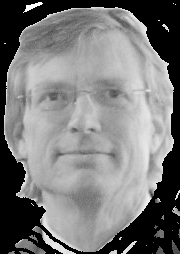
%> input picture robot.png, 180 x 254 px
$ octave motion_model_test.m   (GNU Octave 9; MATLAB toolbox functions it lacks are replaced by stand-ins)
%> lines starting %> are read from the running program, lines starting %| are printed output that depends on the picture
### src/map/plot_map.m
function [ ] = plot_map( map, varargin )
%PLOT_MAP Plots the map defined by map
%   map map to plot
%   varargin can be used to change the plot

walls = size(map.walls, 1);

% make the plot nice
axis('equal');
axis('manual');
axis(map.limits);

% plot all the walls, one by one
hold on
for i=1:walls
    line([map.walls(i,1); map.walls(i,3)], [map.walls(i,2); map.walls(i,4)], varargin{:});
end
hold off

### src/robot/init_robot.m
function [ robot ] = init_robot( sampling_interval, sensor_num, max_range, measurement_variance, control_variance)
%INIT_ROBOT Initializes the robot and its sensors

if nargin < 4
    measurement_variance = 0;
    control_variance = diag([0 0]);
end

robot.sampling_interval = sampling_interval;
robot.max_range = max_range;
robot.measurement_variance = measurement_variance;
robot.control_variance = control_variance;

robot.sensors = [];
angles = linspace(0,2*pi,sensor_num + 1);
for i=1:sensor_num
    robot.sensors = [ robot.sensors; max_range.*[cos(angles(i)) sin(angles(i))] ];
end

### src/robot/observation_model.m
function [ observations ] = observation_model( robot, map, particles)
%OBSERVATION_MODEL Generates no noisy measurement vectors from particles
%   robot the robot to generates the measurement for
%   map the map to generates the measurement for
%   particles Mx3 matrix repreesnting particles to generate measurement for

sensor_num = size(robot.sensors,1);
observations = zeros(size(particles,1), sensor_num);

% convert map to lines
walls = [];

d = zeros(size(particles,1), sensor_num, size(map.walls,1));

normed_sensors = robot.sensors ./ sqrt(sum(robot.sensors.^2,2));
for i=1:size(map.walls,1)
    if map.walls(i,1) ~= map.walls(i,3)
        line = [map.walls(i,1) 1; map.walls(i,3) 1]\[map.walls(i,2); map.walls(i,4)];
        for j=1:sensor_num
            d(:,j,i)=(line(2)-particles(:,2)+line(1)*particles(:,1))./(normed_sensors(j,1)*sin(particles(:,3))+normed_sensors(j,2)*cos(particles(:,3))-line(1)*normed_sensors(j,1)*cos(particles(:,3))+line(1)*normed_sensors(j,2)*sin(particles(:,3)));
        end
        d( or(d(:,:,:)<0, d(:,:,:)>robot.max_range) ) = robot.max_range; % this is not optimal yet as it checks stuff again every loop
    else
        for j=1:sensor_num
            d(:,j,i)=(map.walls(i,1)-particles(:,1))./(normed_sensors(j,1)*cos(particles(:,3))-normed_sensors(j,2)*sin(particles(:,3)));
        end
        d( or(d(:,:,:)<0, d(:,:,:)>robot.max_range) ) = robot.max_range; % this is not optimal yet as it checks stuff again every loop
    end
end

for i=1:sensor_num
    to_check = min(d(:,i,:), [], 3) < robot.max_range;
    while any(to_check)
        [check_d, wall_idx] = min(d(to_check,i,:), [], 3);
        lims = zeros(size(check_d, 1), 2);

        % set the limits depending if it is a vertical wall or not
        y_walls = map.walls(wall_idx,1) == map.walls(wall_idx,3);
        lims(~y_walls,:) = [min(map.walls(wall_idx(~y_walls),[1 3]), [], 2) max(map.walls(wall_idx(~y_walls),[1 3]), [],2)];
        lims(y_walls,:) = [min(map.walls(wall_idx(y_walls),[2 4]), [],2) max(map.walls(wall_idx(y_walls),[2 4]), [],2)];

        % calculate the relevant position
        pos = zeros(size(check_d, 1), 1);
        to_check_y = to_check;
        to_check_y(to_check_y) = to_check_y(to_check_y) & y_walls;
        to_check_ny = ~to_check_y & to_check;
        pos(~y_walls) = particles(to_check_ny,1) + check_d(~y_walls).*(normed_sensors(i,1).*cos(particles(to_check_ny,3))-normed_sensors(i,2).*sin(particles(to_check_ny,3)));
        pos(y_walls) = particles(to_check_y,2) + check_d(y_walls).*(normed_sensors(i,2).*cos(particles(to_check_y,3))+normed_sensors(i,1).*sin(particles(to_check_y,3)));

        % check if limits are fine
        good_idx = pos > lims(:,1) & pos < lims(:,2);

        % update distances and remaining checks
        to_check(to_check) = xor(to_check(to_check), good_idx);

        wall_idx = wall_idx(~good_idx);
        part_idx = find(to_check);

        for j=1:sum(to_check)
            d(part_idx(j),i,wall_idx(j)) = robot.max_range;
        end

        to_check(to_check) = to_check(to_check) & min(d(to_check,i,:), [], 3) < robot.max_range;
    end
end

observations = min(d, [], 3);

%% slow version using intersection function
% [18 lines of commented-out code are left out]

### src/robot/plot_robot.m
function [ ] = plot_robot( robot, state, measurement, sensor_lines, siz, col )
%plot_robot Plots the robot with different verbosities
%   robot the robot to be plotted
%   state the current state of the robot
%   optional: measurement vector to plot, leave empty if not wanted
%   optional: sensor_lines, boolean draw lines representing the beams of the sensors

% check number of arguments
if nargin < 3
    col = [1,0,0];
    measurement = [];
    draw_sensors = false;
elseif nargin < 4
    sensor_lines = false;
    draw_sensors = false;
elseif nargin < 5
    siz = 20;
    draw_sensors = true;
    col = [1,0,0];
elseif nargin < 6
    col = [1,0,0];
    draw_sensors = true;
else
    draw_sensors = true;
end


hold on


% plot the sensor beams
if draw_sensors
    sensor_num = size(robot.sensors,1);
    rotated_sensors = robot.sensors*[cos(state(3)) sin(state(3)); -sin(state(3)) cos(state(3))];
    shifted_sensor_ends = rotated_sensors + state(1:2);
    % if wanted plot the sensor beams
    if sensor_lines
        for i=1:sensor_num
            line([state(1); shifted_sensor_ends(i, 1)], [state(2); shifted_sensor_ends(i, 2)], 'Color','black','LineStyle','--');
        end
    end
    if size(measurement,2) >= 1
        measured_sensor_ends = rotated_sensors .*measurement'./robot.max_range + state(1:2);
        for i=1:sensor_num
            line([state(1); measured_sensor_ends(i, 1)], [state(2); measured_sensor_ends(i, 2)], 'Color','green');
        end
    end
end

% draw the robot
line([state(1) state(1)+0.25*cos(state(3))], [state(2) state(2)+0.25*sin(state(3))],'Color',col);
plot(state(1), state(2), '.','MarkerSize',siz,'Color',col);

 ax = gca;

[john, map, alpha] = imread('robot.png');
AxesHandle=findobj(gcf,'Type','axes');
curaxes = plotboxpos(AxesHandle);
axes('position',[(state(1)-0.5)/diff(xlim)*curaxes(3)+curaxes(1), (state(2)-0.65)/diff(ylim)*curaxes(4)+curaxes(2), size(john,2)/max(size(john))*curaxes(3)/10,  size(john,1)/max(size(john))*curaxes(4)/10]);
f = imshow('robot.png');
set(f, 'AlphaData', alpha);

hold off

% axes(ax)

end

### src/map/add_wall.m
function [ map ] = add_wall( map, coords )
%ADD_WALL Add a wall to map and return the new map
%   map Map to add the wall to
%   coords coords of the wall, should be in the form [x0 y0 x1 y1]

map.walls = [map.walls; coords];

end

### src/map/init_map.m
function [ map ] = init_map( limits )
%INIT_MAP Initilizes a map with a certain size
%   limits 1x4 row vector defining the boundaris of the map [xmin xmax ymin ymax]

map.limits = limits;
map.walls = [];

end

### src/robot/motion_model.m
function [ updated_particles ] = motion_model( robot, particles, control, variance )
%MOTION_MODEL Applies the velocity motion model
%   robot       the robot to apply the motion for
%   particles   the particles the motion will be applied on Mx3
%   control     control vector 1x2 u=[v omega]
%   noise       covariance of gaussian noise to be added to each particle

if nargin < 4
    variance = robot.control_variance;
end

control = control + 1e-12;
control = repmat(control, size(particles,1), 1);
control = control + mvnrnd([0 0], variance, size(particles, 1));
updated_particles = particles;
updated_particles(:,1) = updated_particles(:,1) - control(:,1)./control(:,2).*sin(particles(:,3)) + control(:,1)./control(:,2).*sin(particles(:,3) + control(:,2)*robot.sampling_interval);
updated_particles(:,2) = updated_particles(:,2) + control(:,1)./control(:,2).*cos(particles(:,3)) - control(:,1)./control(:,2).*cos(particles(:,3) + control(:,2)*robot.sampling_interval);
updated_particles(:,3) = updated_particles(:,3) + control(:,2)*robot.sampling_interval;
updated_particles = updated_particles(:,:);

end

### src/extra_functions/plotboxpos.m
function pos = plotboxpos(h)
%PLOTBOXPOS Returns the position of the plotted axis region
%
% pos = plotboxpos(h)
%
% This function returns the position of the plotted region of an axis,
% which may differ from the actual axis position, depending on the axis
% limits, data aspect ratio, and plot box aspect ratio.  The position is
% returned in the same units as the those used to define the axis itself.
% This function can only be used for a 2D plot.
%
% Input variables:
%
%   h:      axis handle of a 2D axis (if ommitted, current axis is used).
%
% Output variables:
%
%   pos:    four-element position vector, in same units as h

% Copyright 2010 Kelly Kearney

% Check input

if nargin < 1
    h = gca;
end

if ~ishandle(h) || ~strcmp(get(h,'type'), 'axes')
    error('Input must be an axis handle');
end

% Get position of axis in pixels

currunit = get(h, 'units');
set(h, 'units', 'pixels');
axisPos = get(h, 'Position');
set(h, 'Units', currunit);

% Calculate box position based axis limits and aspect ratios

darismanual  = strcmpi(get(h, 'DataAspectRatioMode'),    'manual');
pbarismanual = strcmpi(get(h, 'PlotBoxAspectRatioMode'), 'manual');

if ~darismanual && ~pbarismanual

    pos = axisPos;

else

    xlim = get(h, 'XLim');
    ylim = get(h, 'YLim');

    % Deal with axis limits auto-set via Inf/-Inf use

    if any(isinf([xlim ylim]))
        hc = get(h, 'Children');
        hc(~arrayfun( @(h) isprop(h, 'XData' ) & isprop(h, 'YData' ), hc)) = [];
        xdata = get(hc, 'XData');
        if iscell(xdata)
            xdata = cellfun(@(x) x(:), xdata, 'uni', 0);
            xdata = cat(1, xdata{:});
        end
        ydata = get(hc, 'YData');
        if iscell(ydata)
            ydata = cellfun(@(x) x(:), ydata, 'uni', 0);
            ydata = cat(1, ydata{:});
        end
        isplotted = ~isinf(xdata) & ~isnan(xdata) & ...
                    ~isinf(ydata) & ~isnan(ydata);
        xdata = xdata(isplotted);
        ydata = ydata(isplotted);
        if isempty(xdata)
            xdata = [0 1];
        end
        if isempty(ydata)
            ydata = [0 1];
        end
        if isinf(xlim(1))
            xlim(1) = min(xdata);
        end
        if isinf(xlim(2))
            xlim(2) = max(xdata);
        end
        if isinf(ylim(1))
            ylim(1) = min(ydata);
        end
        if isinf(ylim(2))
            ylim(2) = max(ydata);
        end
    end

    dx = diff(xlim);
    dy = diff(ylim);
    dar = get(h, 'DataAspectRatio');
    pbar = get(h, 'PlotBoxAspectRatio');

    limDarRatio = (dx/dar(1))/(dy/dar(2));
    pbarRatio = pbar(1)/pbar(2);
    axisRatio = axisPos(3)/axisPos(4);

    if darismanual
        if limDarRatio > axisRatio
            pos(1) = axisPos(1);
            pos(3) = axisPos(3);
            pos(4) = axisPos(3)/limDarRatio;
            pos(2) = (axisPos(4) - pos(4))/2 + axisPos(2);
        else
            pos(2) = axisPos(2);
            pos(4) = axisPos(4);
            pos(3) = axisPos(4) * limDarRatio;
            pos(1) = (axisPos(3) - pos(3))/2 + axisPos(1);
        end
    elseif pbarismanual
        if pbarRatio > axisRatio
            pos(1) = axisPos(1);
            pos(3) = axisPos(3);
            pos(4) = axisPos(3)/pbarRatio;
            pos(2) = (axisPos(4) - pos(4))/2 + axisPos(2);
        else
            pos(2) = axisPos(2);
            pos(4) = axisPos(4);
            pos(3) = axisPos(4) * pbarRatio;
            pos(1) = (axisPos(3) - pos(3))/2 + axisPos(1);
        end
    end
end

% Convert plot box position to the units used by the axis

hparent = get(h, 'parent');
hfig = ancestor(hparent, 'figure'); % in case in panel or similar
currax = get(hfig, 'currentaxes');

temp = axes('Units', 'Pixels', 'Position', pos, 'Visible', 'off', 'parent', hparent);
set(temp, 'Units', currunit);
pos = get(temp, 'position');
delete(temp);

set(hfig, 'currentaxes', currax);

### src/robot/example_scripts/motion_model_test.m
%% generate a room to test measurements in
map = init_map([0 5 0 4]);
map = add_wall(map, [1 1 4 1]);
map = add_wall(map, [4 1 4 3]);
map = add_wall(map, [4 3 1 3]);
map = add_wall(map, [1 3 1 1]);
map = add_wall(map, [1 2 1.5 2]);
map = add_wall(map, [4 2 3 2]);

plot_map(map);
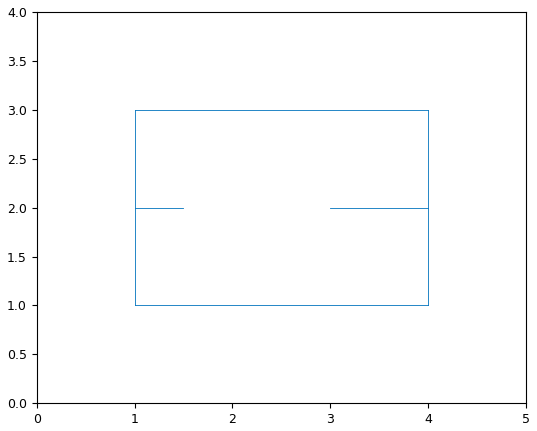
%> figure redrawn from the program's plot data

%% generate eight sensor robot to test

robot = init_robot(0.04, 20, 2);

particle = repmat([2, 2, -1.9], 1, 1);

u = repmat([0.4 0.75], 10000);

canvas = figure;
for i=1:size(u,1)
    tic;
    clf(canvas);
    measurement = observation_model(robot, map, particle);
    plot_map(map);
    plot_robot(robot, particle, measurement, true);
%> in plot_robot, john is the input picture: size 254x180x3 uint8; min 0, max 255, mean 121.5
%> in plot_robot, `[john, map, alpha] = imread('robot.png');`:
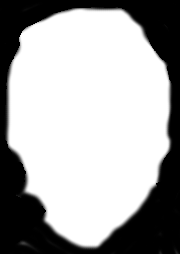
%> alpha: size 254x180 uint8; min 0, max 255, mean 167.8
%> in plot_robot, `[john, map, alpha] = imread('robot.png');`: map = []
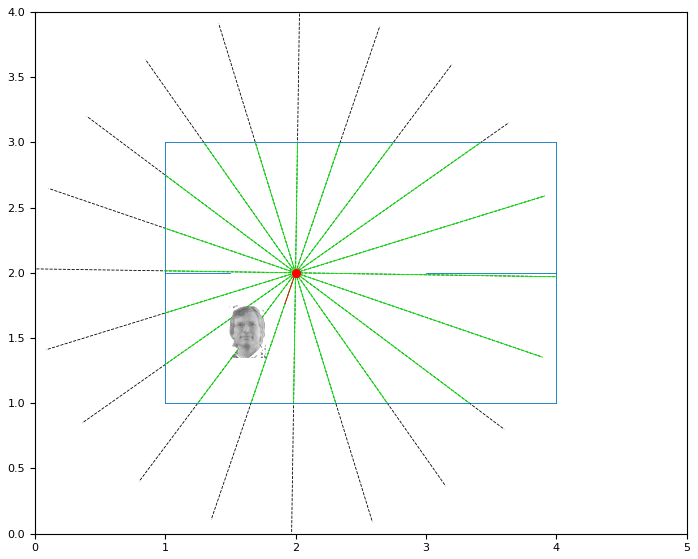
%> figure redrawn from the program's plot data, 2 panels
    particle = motion_model(robot, particle, u(i,:), diag([0 0 0]));
%> the run ends on the next line
